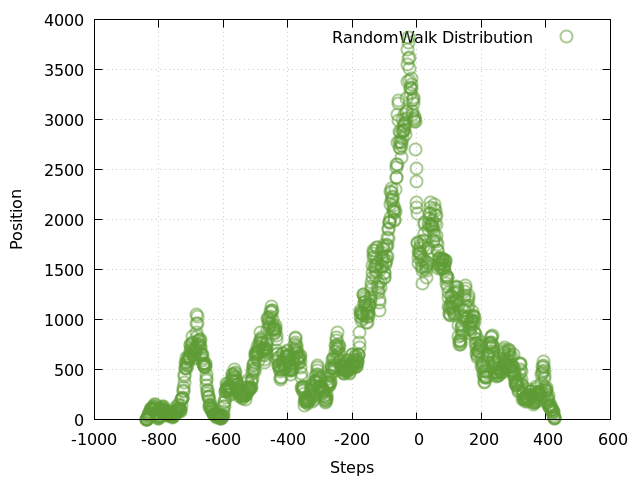

The script that saved this image:
set terminal pngcairo enhanced

set output "hist.png"
set style line 12 lc rgb '#808080' lt 0 lw 1
set grid back ls 12

set style line 1 lc rgb '#778b1a0e' pt 6 ps 2 lt 2 lw 2 # --- red
set style line 2 lc rgb '#775e9c36' pt 6 ps 2 lt 2 lw 2 # --- green
set style line 3 lc rgb '#77A9BDE6' pt 6 ps 2 lt 2 lw 2 # --- blue
set style line 4 lc rgb '#77F9C96D' pt 6 ps 2 lt 2 lw 2 # --- brown
set style line 5 lc rgb '#77c3c3c3' pt 6 ps 2 lt 2 lw 2 # --- gray
set style line 6 lc rgb '#77E47833' pt 6 ps 4 lt 1 lw 2 # --- orange

set style fill transparent solid 0.65

set xlabel 'Steps'
set ylabel 'Position'

plot 'histogram.dat' with points ls 2 title 'RandomWalk Distribution'
